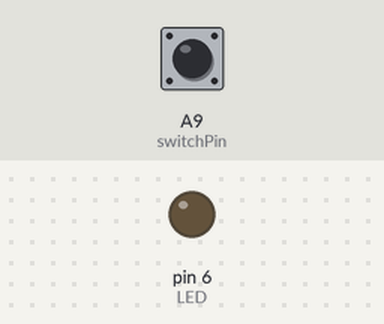
This sketch was run on a simulated Arduino Mega 2560, built with avr-gcc and run on an emulated ATmega2560. Parts: output pins drawn as LEDs (lit = HIGH). Inputs (shaded band) come from the test bench; at power-on: A9 (switchPin) HIGH.

Above: at 1.2 s.
1.3 s: A9 (switchPin) pulled LOW for 0.15 s
At 2.65 s:
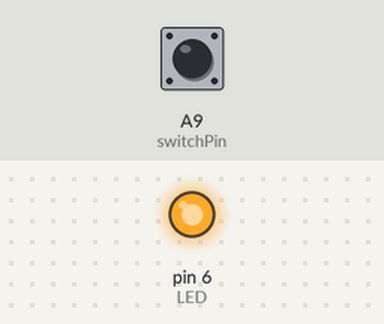
4.3 s: A9 (switchPin) pulled LOW for 1 s
At 7.9 s:
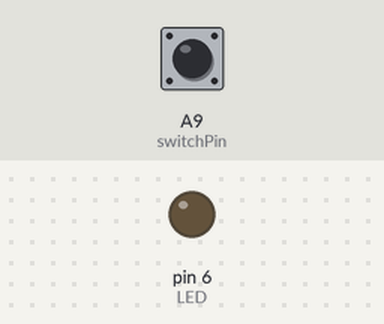
Timing chart, 0 to 9.4 s (numbered marks = the images above; inputs shaded):
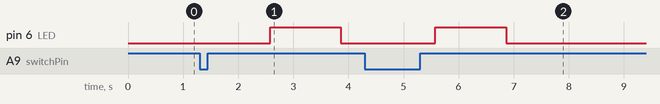

Measured:
- after the input at 1.3 s, pin 6 (LED): LOW → HIGH after 1.3 s, → LOW 1.3 s later
- after the input at 4.3 s, pin 6 (LED): LOW → HIGH after 1.3 s, → LOW 1.3 s later

The sketch:

Switch___LEDs.ino
```cpp
// Keep in mind, only the lEDs with "~" can "Fade" in and out. The Yellow LED (A5) can
// only be either on or off, an not anywhere in between like the other LEDs
int LED = 6;
int switchPin = A9;

void setup() {
  // put your setup code here, to run once:

  pinMode(LED, OUTPUT);

  // Initialize the switch pins as an input with pullups.
  // Pullups keep the inputs from "floating" when a switch or button is open / unpressed.
  pinMode(switchPin, INPUT_PULLUP);

}

void loop() {

  // Create a new integer variable called brightness:
  int brightness;

  // Create variables to store the button and switch input values:
  int switchState;

  // Read and save the states of the switch:
  switchState = digitalRead(switchPin);

  // Check to see if switchState is LOW (switch is on)
  if (switchState == LOW) {

    // Start brightness at 0, check to see if it's less than
    // or equal to 255, run the commands after it, then add one to brightness and start over:
    for (brightness = 0; brightness <= 255; brightness = brightness + 1) {
      // Within the loop, we'll use brightnes variable to control the brigthness of the LED:

      analogWrite(LED, brightness);

      // The delay command controls the speed - if you make the delay larger,
      // it will slow down the loop. Smaller, and it will run faster:
      delay(5);
    }

    // What if we want the LED to start at full brightness and fade to black?
    // We can easily set up the for loop to run in reverse:
    for (brightness = 255; brightness >= 0; brightness = brightness - 1) {
      analogWrite(LED, brightness);
      delay(5);
    }
  }
}
```
